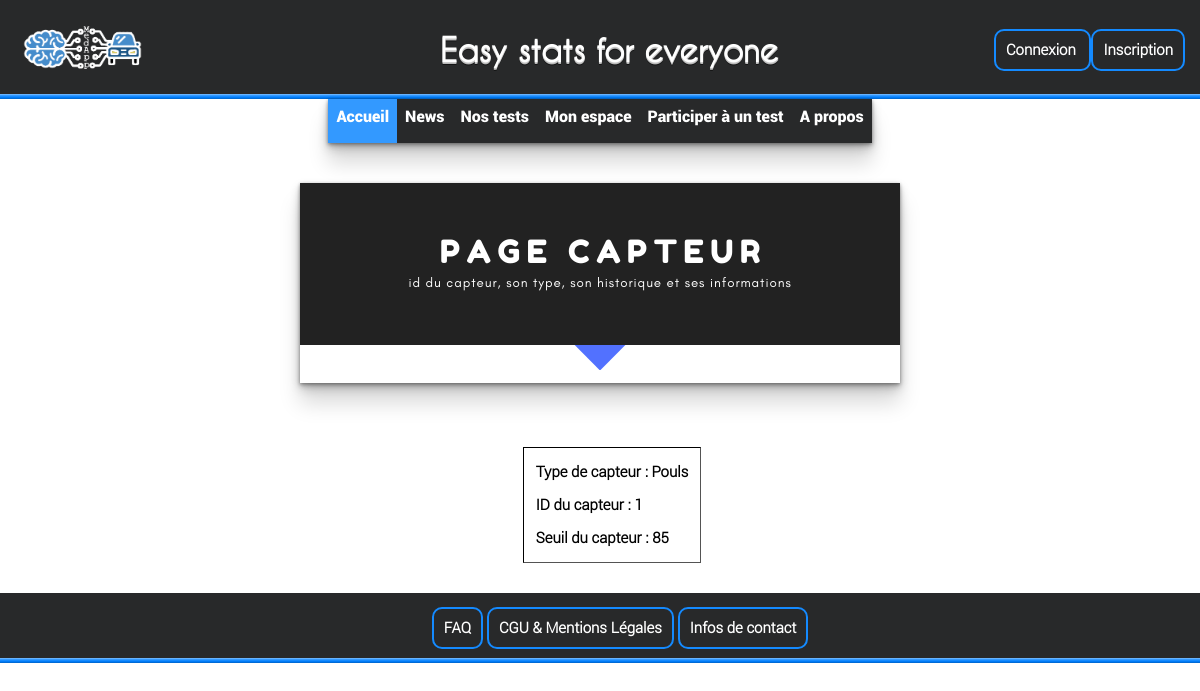
The app's page /page_capteur.php?modif_cap=1 with its own data.
### tables this page shows
CREATE TABLE IF NOT EXISTS `capteur` (
  `idCapteur` int(11) NOT NULL AUTO_INCREMENT,
  `Type` varchar(100) NOT NULL,
  `Valeur` double NOT NULL,
  `seuil` double NOT NULL,
  `Date` date DEFAULT NULL,
  `idBoitier` int(11) NOT NULL,
  PRIMARY KEY (`idCapteur`),
  KEY `idBoitier` (`idBoitier`)
);

### page_capteur.php (called while the page is built, shortened)
<?php
include_once("includes/AccesBase.php");
	if(isset($_GET['modif_cap']) AND !empty($_GET['modif_cap'])){
		$this_cap = $db->prepare('SELECT * FROM capteur WHERE idCapteur = ?');
		$this_cap -> execute(array($_GET['modif_cap']));
	}
include_once('Vues/page_capteur.vue.php');
?>

### Vues/page_capteur.vue.php (the view, shortened to what this page needs)
<!DOCTYPE HTML>
<html>
  <head>
	<link rel="stylesheet" type="text/css" href="design/page_capteur.css">
  </head>
  <body>
    <header><?php include_once('includes/header.php'); ?></header>
    <div id = "main">
      <div align="center">
          <img class="bannière" src="ressources/Page_capteur.png" alt="Alt text"/>
      </div>
      <div class="affichage_top">
            <?php $icap = $this_cap->fetch() ?>
        <div class="infos_cap">
          <p> Type de capteur : <?= $icap['Type'] ?> </p>
          <p> ID du capteur : <?= $icap['idCapteur'] ?> </p>
          <p> Seuil du capteur : <?= $icap['seuil'] ?> </p>
        </div>
      </div>
    </div>
    <footer><?php include_once('includes/footer.php'); ?></footer>
  </body>
</html>

### design/page_capteur.css (style rules this page uses)
body { margin:0; }
.bannière { box-shadow: 0 1px 3px rgba(0, 0, 0, .3), 0 3px 5px rgba(0, 0, 0, .2), 0 5px 10px rgba(0, 0, 0, .2), 0 20px 20px rgba(0, 0, 0, .15); margin-bottom: 5%; }
.affichage_top { display:flex; flex-direction:row; justify-content: center; }
.infos_cap { border: 1px black inset; margin-left: 2%; padding-left:1%; padding-right:1%; font: bold 15px Roboto-Light; }

### design/footer.css (style rules this page uses)
footer { display:flexbox; position: relative; min-height: 100px; bottom: 0; left: 0; right: 0; top: auto; }

### records on screen
capteur: Type "Pouls", idCapteur "1", seuil "85"
